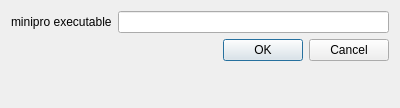
<?xml version="1.0" encoding="UTF-8"?>
<ui version="4.0">
 <class>OptDialog</class>
 <widget class="QDialog" name="OptDialog">
  <property name="geometry">
   <rect>
    <x>0</x>
    <y>0</y>
    <width>400</width>
    <height>108</height>
   </rect>
  </property>
  <property name="windowTitle">
   <string>Dialog</string>
  </property>
  <layout class="QFormLayout" name="formLayout">
   <property name="fieldGrowthPolicy">
    <enum>QFormLayout::AllNonFixedFieldsGrow</enum>
   </property>
   <item row="0" column="1">
    <widget class="QLineEdit" name="exec"/>
   </item>
   <item row="1" column="1">
    <widget class="QDialogButtonBox" name="buttonBox">
     <property name="orientation">
      <enum>Qt::Horizontal</enum>
     </property>
     <property name="standardButtons">
      <set>QDialogButtonBox::Cancel|QDialogButtonBox::Ok</set>
     </property>
    </widget>
   </item>
   <item row="0" column="0">
    <widget class="QLabel" name="label">
     <property name="text">
      <string>minipro executable</string>
     </property>
    </widget>
   </item>
  </layout>
 </widget>
 <resources/>
 <connections>
  <connection>
   <sender>buttonBox</sender>
   <signal>accepted()</signal>
   <receiver>OptDialog</receiver>
   <slot>accept()</slot>
   <hints>
    <hint type="sourcelabel">
     <x>248</x>
     <y>254</y>
    </hint>
    <hint type="destinationlabel">
     <x>157</x>
     <y>274</y>
    </hint>
   </hints>
  </connection>
  <connection>
   <sender>buttonBox</sender>
   <signal>rejected()</signal>
   <receiver>OptDialog</receiver>
   <slot>reject()</slot>
   <hints>
    <hint type="sourcelabel">
     <x>316</x>
     <y>260</y>
    </hint>
    <hint type="destinationlabel">
     <x>286</x>
     <y>274</y>
    </hint>
   </hints>
  </connection>
 </connections>
</ui>
